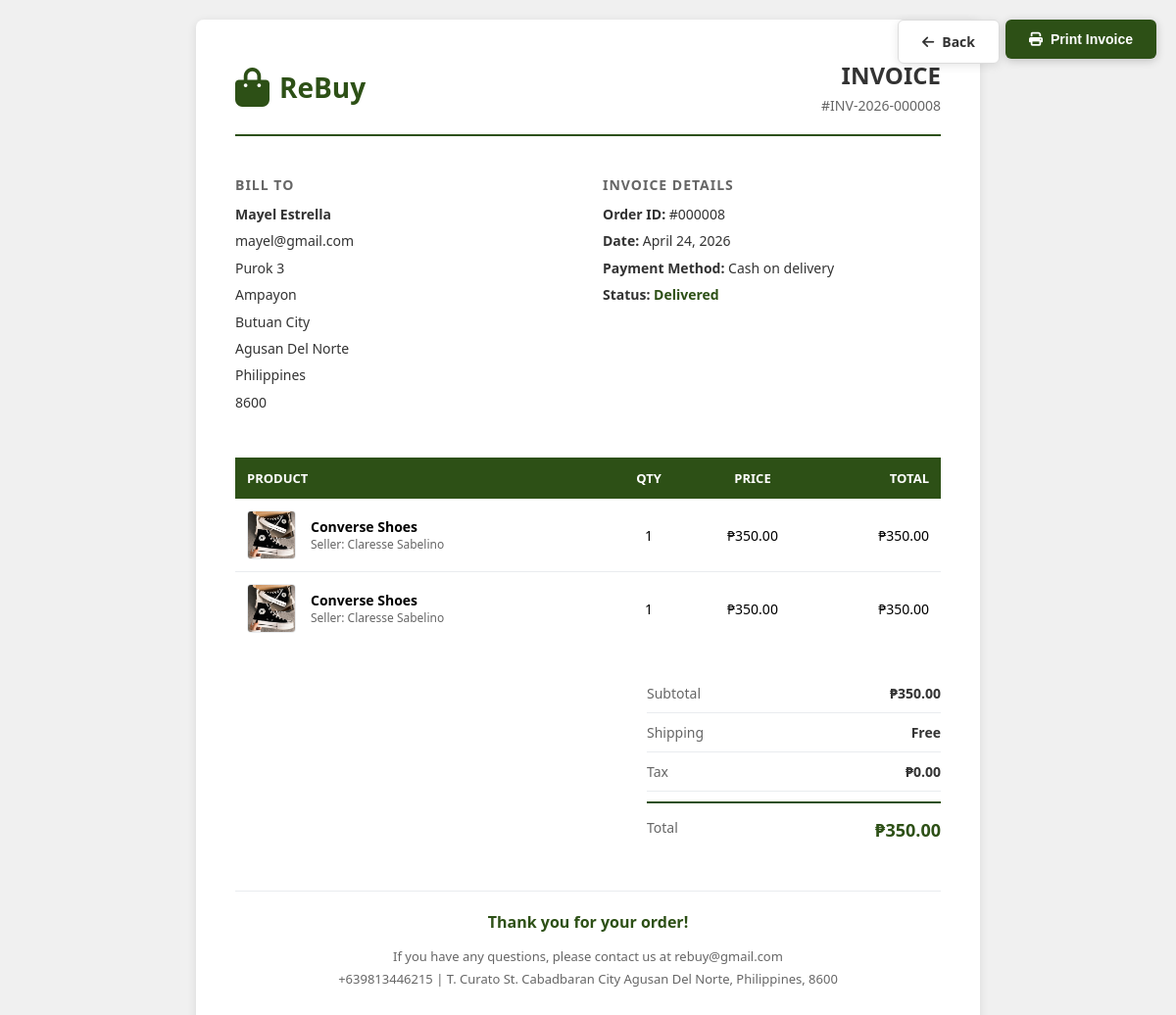
The page /php/invoice.php?order_id=8 (signed in) on the database its author committed.
### tables this page shows
CREATE TABLE `orders` (
  `id` int(11) NOT NULL,
  `user_id` int(11) NOT NULL,
  `order_date` timestamp NOT NULL DEFAULT current_timestamp(),
  `total_amount` decimal(10,2) NOT NULL,
  `status` varchar(50) DEFAULT 'pending',
  `accepted_at` timestamp NULL DEFAULT NULL,
  `processing_at` timestamp NULL DEFAULT NULL,
  `shipped_at` timestamp NULL DEFAULT NULL,
  `delivered_at` timestamp NULL DEFAULT NULL,
  `cancelled_at` timestamp NULL DEFAULT NULL,
  `shipping_address` text DEFAULT NULL,
  `payment_method` varchar(100) DEFAULT NULL,
  `created_at` timestamp NOT NULL DEFAULT current_timestamp()
);

CREATE TABLE `users` (
  `id` int(11) NOT NULL,
  `username` varchar(50) NOT NULL,
  `password` varchar(255) NOT NULL,
  `first_name` varchar(50) NOT NULL,
  `middle_name` varchar(50) DEFAULT NULL,
  `last_name` varchar(50) NOT NULL,
  `name_extension` varchar(10) DEFAULT NULL,
  `gender` varchar(20) DEFAULT NULL,
  `birthdate` date DEFAULT NULL,
  `age` int(11) DEFAULT NULL,
  `purok_street` varchar(100) DEFAULT NULL,
  `barangay` varchar(50) DEFAULT NULL,
  `municipality_city` varchar(50) DEFAULT NULL,
  `province` varchar(50) DEFAULT NULL,
  `country` varchar(50) DEFAULT NULL,
  `zip_code` varchar(5) DEFAULT NULL,
  `created_at` timestamp NOT NULL DEFAULT current_timestamp(),
  `email` varchar(100) NOT NULL,
  `profile_pic` varchar(255) DEFAULT NULL,
  `cover_photo` varchar(255) DEFAULT NULL,
  `is_seller` tinyint(1) DEFAULT 0 COMMENT '1 if user is a seller, 0 if regular user',
  `shop_name` varchar(100) DEFAULT NULL,
  `shop_description` text DEFAULT NULL,
  `shop_profile_pic` varchar(255) DEFAULT NULL,
  `seller_requested_at` timestamp NULL DEFAULT NULL COMMENT 'When user requested to become a seller',
  `seller_approved_at` timestamp NULL DEFAULT NULL COMMENT 'When user was approved as seller',
  `last_seen` timestamp NULL DEFAULT NULL
);

CREATE TABLE `order_items` (
  `id` int(11) NOT NULL,
  `order_id` int(11) NOT NULL,
  `product_id` int(11) NOT NULL,
  `quantity` int(11) NOT NULL,
  `price` decimal(10,2) NOT NULL
);

CREATE TABLE `products` (
  `id` int(11) NOT NULL,
  `seller_id` int(11) NOT NULL DEFAULT 1,
  `name` varchar(255) NOT NULL,
  `description` text DEFAULT NULL,
  `price` decimal(10,2) NOT NULL,
  `stock` int(11) DEFAULT 0,
  `original_price` decimal(10,2) DEFAULT NULL,
  `category` varchar(100) DEFAULT NULL,
  `image_url` varchar(255) DEFAULT NULL,
  `stock_quantity` int(11) DEFAULT 0,
  `status` enum('active','inactive','out_of_stock') DEFAULT 'active',
  `rating` float DEFAULT 0,
  `created_at` timestamp NOT NULL DEFAULT current_timestamp(),
  `updated_at` timestamp NOT NULL DEFAULT current_timestamp() ON UPDATE current_timestamp()
);

### php/invoice.php (the view, shortened to what this page needs)
<?php
require_once 'db.php';
$user_id = $_SESSION['user_id'];
$order_id = $_GET['order_id'] ?? 0;
$stmt = $conn->prepare("
    SELECT o.*, u.first_name, u.last_name, u.email, u.purok_street, u.barangay, u.municipality_city, u.province, u.country, u.zip_code
    FROM orders o
    JOIN users u ON o.user_id = u.id
    WHERE o.id = ? AND o.user_id = ?
");
$stmt->bind_param("ii", $order_id, $user_id);
$stmt->execute();
$result = $stmt->get_result();
$order = $result->fetch_assoc();
$items_stmt = $conn->prepare("
    SELECT oi.*, p.name as product_name, p.image_url as product_image,
           u.first_name as seller_first_name, u.last_name as seller_last_name,
           so.status as seller_status, so.id as seller_order_id
    FROM order_items oi
    JOIN products p ON oi.product_id = p.id
    JOIN users u ON p.seller_id = u.id
    LEFT JOIN seller_orders so ON so.customer_id = oi.order_id AND so.product_id = oi.product_id
    WHERE oi.order_id = ?
");
$items_stmt->bind_param("i", $order_id);
$items_stmt->execute();
$items_result = $items_stmt->get_result();
$items = [];
while ($item = $items_result->fetch_assoc()) {
    $items[] = $item;
}
$overall_status = $order['status'] ?? 'pending';
$invoice_number = 'INV-' . date('Y') . '-' . str_pad($order_id, 6, '0', STR_PAD_LEFT);
?>
<!DOCTYPE html>
<html lang="en">
<head>
    <link rel="stylesheet" href="https://cdnjs.cloudflare.com/ajax/libs/font-awesome/6.5.0/css/all.min.css">
</head>
<body>
    <a href="settings.php#orders" class="back-btn">
        <i class="fas fa-arrow-left"></i> Back
    </a>
    <button class="print-btn" onclick="window.print()">
        <i class="fas fa-print"></i> Print Invoice
    </button>
    <div class="invoice-container">
        <div class="invoice-header">
            <div class="invoice-logo">
                <i class="fas fa-shopping-bag"></i>
                <span>ReBuy</span>
            </div>
            <div class="invoice-title">
                <h1>INVOICE</h1>
                <p>#<?php echo $invoice_number; ?></p>
            </div>
        </div>
        <div class="invoice-info">
            <div class="info-block">
                <h3>Bill To</h3>
                <p><strong><?php echo htmlspecialchars($order['first_name'] . ' ' . $order['last_name']); ?></strong></p>
                <p><?php echo htmlspecialchars($order['email']); ?></p>
                <p><?php echo htmlspecialchars($order['purok_street'] ?? ''); ?></p>
                <p><?php echo htmlspecialchars($order['barangay'] ?? ''); ?></p>
                <p><?php echo htmlspecialchars($order['municipality_city'] ?? ''); ?></p>
                <p><?php echo htmlspecialchars($order['province'] ?? ''); ?></p>
                <p><?php echo htmlspecialchars($order['country'] ?? ''); ?></p>
                <p><?php echo htmlspecialchars($order['zip_code'] ?? ''); ?></p>
            </div>
            <div class="info-block">
                <h3>Invoice Details</h3>
                <p><strong>Order ID:</strong> #<?php echo str_pad($order_id, 6, '0', STR_PAD_LEFT); ?></p>
                <p><strong>Date:</strong> <?php echo date('F d, Y', strtotime($order['display_date'] ?? $order['order_date'])); ?></p>
                <p><strong>Payment Method:</strong> <?php echo ucfirst(str_replace('_', ' ', htmlspecialchars($order['payment_method']))); ?></p>
                <p><strong>Status:</strong>
                    <span style="color: <?php echo $overall_status == 'delivered' ? '#2d5016' : ($overall_status == 'cancelled' ? '#dc3545' : '#856404'); ?>; font-weight: 600;">
                        <?php echo ucfirst(htmlspecialchars($overall_status)); ?>
                    </span>
                </p>
            </div>
        </div>
        <table class="invoice-table">
            <thead>
                <tr>
                    <th>Product</th>
                    <th class="text-center">Qty</th>
                    <th class="text-center">Price</th>
                    <th class="text-right">Total</th>
                </tr>
            </thead>
            <tbody>
                <?php foreach ($items as $item): ?>
                    <tr>
                        <td>
                            <div class="product-cell">
                                <img src="<?php echo !empty($item['product_image']) ? '../' . htmlspecialchars($item['product_image']) : 'https://images.unsplash.com/photo-1586023492125-27b2c045efd7?ixlib=rb-4.0.3&auto=format&fit=crop&w=100&q=80'; ?>" alt="<?php echo htmlspecialchars($item['product_name']); ?>" class="product-image">
                                <div>
                                    <div style="font-weight: 600;"><?php echo htmlspecialchars($item['product_name']); ?></div>
                                    <div style="font-size: 12px; color: #666;">Seller: <?php echo htmlspecialchars($item['seller_first_name'] . ' ' . $item['seller_last_name']); ?></div>
                                </div>
                            </div>
                        </td>
                        <td class="text-center"><?php echo $item['quantity']; ?></td>
                        <td class="text-center">₱<?php echo number_format($item['price'], 2); ?></td>
                        <td class="text-right">₱<?php echo number_format($item['price'] * $item['quantity'], 2); ?></td>
                    </tr>
                <?php endforeach; ?>
            </tbody>
        </table>
        <div class="invoice-summary">
            <div class="summary-row">
                <span>Subtotal</span>
                <span>₱<?php echo number_format($order['total_amount'], 2); ?></span>
            </div>
            <div class="summary-row">
                <span>Shipping</span>
                <span>Free</span>
            </div>
            <div class="summary-row">
                <span>Tax</span>
                <span>₱0.00</span>
            </div>
            <div class="summary-row total">
                <span>Total</span>
                <span>₱<?php echo number_format($order['total_amount'], 2); ?></span>
            </div>
        </div>
        <div class="invoice-footer">
            <p class="thank-you">Thank you for your order!</p>
            <p>If you have any questions, please contact us at rebuy@gmail.com</p>
            <p>+639813446215 | T. Curato St. Cabadbaran City Agusan Del Norte, Philippines, 8600</p>
        </div>
    </div>
</body>
</html>

### php/invoice.php (style rules this page uses)
* { margin: 0; padding: 0; box-sizing: border-box; }
body { font-family: 'Segoe UI', Tahoma, Geneva, Verdana, sans-serif; background: #f0f0f0; padding: 20px; }
.invoice-container { max-width: 800px; margin: 0 auto; background: white; padding: 40px; border-radius: 8px; box-shadow: 0 2px 10px rgba(0,0,0,0.1); }
.invoice-header { display: flex; justify-content: space-between; align-items: center; margin-bottom: 40px; padding-bottom: 20px; border-bottom: 2px solid #2d5016; }
.invoice-logo { display: flex; align-items: center; gap: 10px; }
.invoice-logo i { font-size: 40px; color: #2d5016; }
.invoice-logo span { font-size: 28px; font-weight: 700; color: #2d5016; }
.invoice-title { text-align: right; }
.invoice-title h1 { font-size: 24px; color: #333; margin-bottom: 5px; }
.invoice-title p { color: #666; font-size: 14px; }
.invoice-info { display: grid; grid-template-columns: 1fr 1fr; gap: 30px; margin-bottom: 40px; }
.info-block h3 { font-size: 14px; color: #666; margin-bottom: 10px; text-transform: uppercase; letter-spacing: 1px; }
.info-block p { color: #333; font-size: 14px; line-height: 1.6; margin-bottom: 5px; }
.info-block strong { font-weight: 600; }
.invoice-table { width: 100%; margin-bottom: 30px; border-collapse: collapse; }
.invoice-table th { background: #2d5016; color: white; padding: 12px; text-align: left; font-size: 13px; font-weight: 600; text-transform: uppercase; }
.invoice-table td { padding: 12px; border-bottom: 1px solid #e9ecef; font-size: 14px; }
.invoice-table tr:last-child td { border-bottom: none; }
.invoice-table .product-cell { display: flex; align-items: center; gap: 15px; }
.invoice-table .product-image { width: 50px; height: 50px; border-radius: 4px; object-fit: cover; border: 1px solid #e9ecef; }
.invoice-table .text-right { text-align: right; }
.invoice-table .text-center { text-align: center; }
.invoice-summary { margin-left: auto; width: 300px; }
.summary-row { display: flex; justify-content: space-between; padding: 10px 0; border-bottom: 1px solid #e9ecef; }
.summary-row:last-child { border-bottom: none; border-top: 2px solid #2d5016; margin-top: 10px; padding-top: 15px; }
.summary-row span:first-child { color: #666; font-size: 14px; }
.summary-row span:last-child { font-weight: 600; font-size: 14px; color: #333; }
.summary-row.total span:last-child { font-size: 18px; color: #2d5016; }
.invoice-footer { margin-top: 40px; padding-top: 20px; border-top: 1px solid #e9ecef; text-align: center; }
.invoice-footer p { color: #666; font-size: 13px; margin-bottom: 5px; }
.invoice-footer .thank-you { font-size: 16px; font-weight: 600; color: #2d5016; margin-bottom: 15px; }
.print-btn { position: fixed; top: 20px; right: 20px; background: #2d5016; color: white; border: none; padding: 12px 24px; border-radius: 6px; cursor: pointer; font-size: 14px; font-weight: 600; display: flex; align-items: center; gap: 8px; box-shadow: 0 2px 10px rgba(0,0,0,0.2); transition: background 0.3s; }
.back-btn { position: fixed; top: 20px; right: 180px; background: white; color: #333; border: 1px solid #ddd; padding: 12px 24px; border-radius: 6px; cursor: pointer; font-size: 14px; font-weight: 600; display: flex; align-items: center; gap: 8px; box-shadow: 0 2px 10px rgba(0,0,0,0.1); transition: all 0.3s; text-decoration: none; }

### rows shown on the page
orders: user.last_name "Mayel Estrella", user.email "mayel@gmail.com", user.purok_street "Purok 3", user.barangay "Ampayon", user.municipality_city "Butuan City", user.province "Agusan Del Norte", user.country "Philippines", user.zip_code "8600", order_date "April 24, 2026", payment_method "Cash on delivery", status "Delivered", total_amount "350.00"
order_items: product.image_url (picture), product.name "Converse Shoes", users.first_name+last_name "Claresse Sabelino", quantity "1", price "350.00", $item['price']*$item['quantity'] "350.00"

### other values the page prints
$invoice_number "INV-2026-000008"
str_pad($order_id, 6, '0', STR_PAD_LEFT) "000008"
